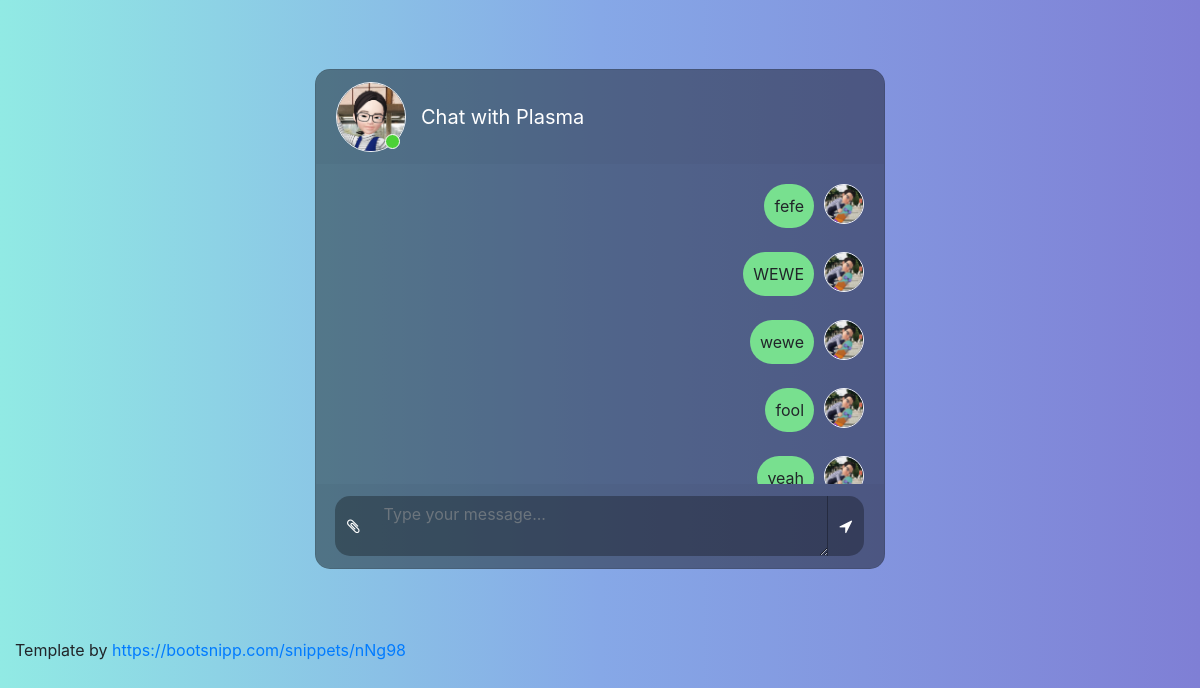
The app's page /, older data.
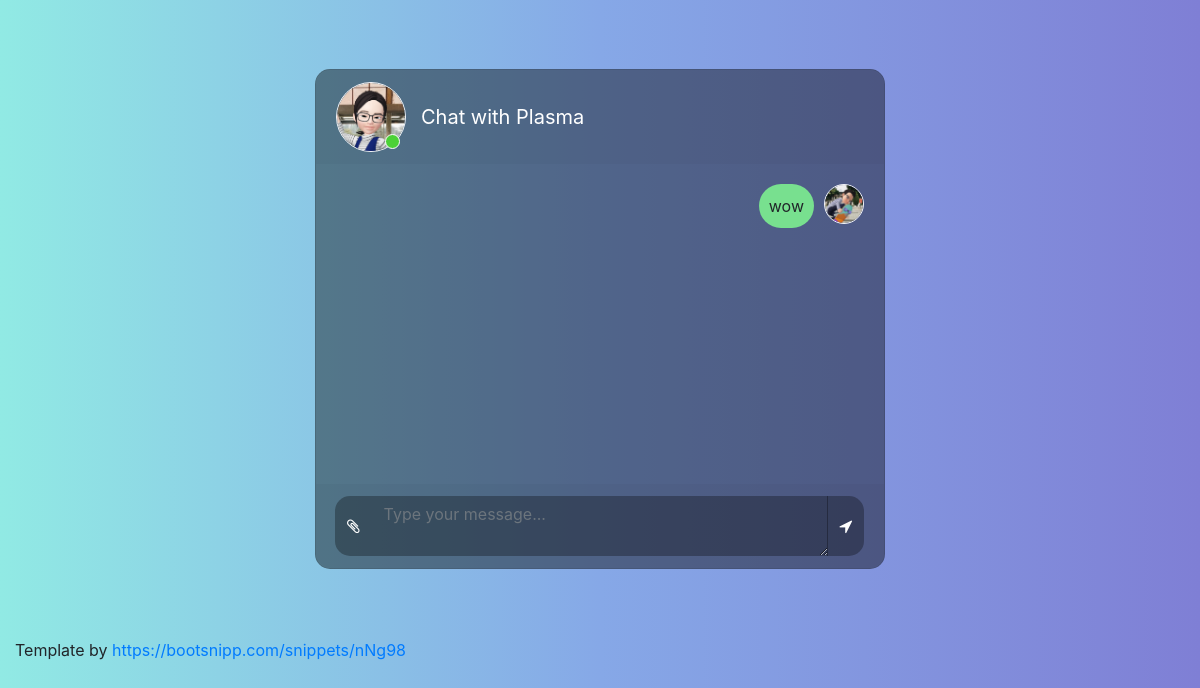
The same page, newer data.
### chats/models.py (models this page shows, shortened)
class Chat(models.Model):
    user            = models.CharField(max_length=100)
    message         = models.TextField()
    attachment      = models.ImageField(upload_to='images/attachment/')
    is_sent         = models.SmallIntegerField()
    created_at      = models.DateTimeField(auto_now_add=True)
    updated_at      = models.DateTimeField(auto_now_add=True)

### gettingstarted/views.py (the view)
# urls.py: path('',       Index.as_view(), name="home"),
class Index(CreateView):
    model = Chat
    form_class = ChatForm
    template_name = 'index.html'
    success_url = reverse_lazy('home')
    def get_context_data(self, **kwargs):
        context = super().get_context_data(**kwargs)
        context['chat_list'] = Chat.objects.all()
        return context

### chats/forms.py
class ChatForm(forms.ModelForm):
    attachment = forms.ImageField()
    user       = forms.CharField(widget=forms.HiddenInput(), initial="user", required=False)
    message    = forms.CharField(widget=forms.HiddenInput(), initial="-", required=False)
    is_sent    = forms.IntegerField(widget=forms.HiddenInput(), initial=0, required=False)
    class Meta:
        model  = Chat
        fields = ['attachment', 'user', 'message', 'is_sent']

### templates/index.html (shortened to what this page needs)
{% load static from staticfiles %}
<!DOCTYPE html>
<html>
	<head>
		<link rel="stylesheet" href="{% static 'css/bootstrap.min.css' %}">
		<link rel="stylesheet" href="{% static 'font-awesome/css/font-awesome.css' %}">
		<link rel="stylesheet" type="text/css" href="{% static 'css/jquery.mCustomScrollbar.min.css' %}">
		<link rel="stylesheet" href="{% static 'css/style.css' %}">
	</head>
	<body>
		<div class="container-fluid h-100">
			<div class="row justify-content-center h-100">
				<div class="col-md-8 col-xl-6 chat">
					<div class="card">
						<div class="card-header msg_head">
							<div class="d-flex bd-highlight">
								<div class="img_cont">
									<img src="{% static 'images/plasma.png' %}" class="rounded-circle user_img">
									<span class="online_icon"></span>
								</div>
								<div class="user_info">
									<span>Chat with Plasma</span>
								</div>
							</div>
						</div>
						<div class="card-body msg_card_body">
							{% for chat in chat_list %}
								{% if chat.user == "admin" %}
									<div class="d-flex justify-content-start mb-4">
										<div class="img_cont_msg">
											<img src="{% static 'images/plasma.png' %}" class="rounded-circle user_img_msg">
										</div>
										<div class="msg_cotainer">
											{% if chat.attachment %}
												<img src="{{ chat.attachment.url }}" width="150px" height="auto">
											{% else %}
												{{ chat.message }}
											{% endif %}
										</div>
									</div>
								{% else %}
								<div class="d-flex justify-content-end mb-4">
									<div class="msg_cotainer_send">
										{% if chat.attachment %}
											<img src="{{ chat.attachment.url }}" width="150px" height="auto">
										{% else %}
											{{ chat.message }}
										{% endif %}
									</div>
									<div class="img_cont_msg">
										<img src="{% static 'images/user.png' %}" class="rounded-circle user_img_msg">
									</div>
								</div>
								{% endif %}
							{% endfor %}
						</div>
						<div class="card-footer">
							<div class="input-group">
								<div class="input-group-append">
									<span class="input-group-text attach_btn"><i class="fa fa-paperclip"></i></span>
								</div>
								<textarea name="" class="form-control type_msg" placeholder="Type your message..."></textarea>
								<div class="input-group-append">
									<span class="input-group-text send_btn"><i class="fa fa-location-arrow"></i></span>
								</div>
							</div>
						</div>
					</div>
				</div>
				<div class="footer col-md-12 justify-content-center">
					Template by <a href="https://bootsnipp.com/snippets/nNg98">https://bootsnipp.com/snippets/nNg98</a>
				</div>
			</div>
		</div>
	</body>
</html>

### assets/css/style.css (style rules this page uses)
body, html { height: 100%; margin: 0; background: #7F7FD5; background: -webkit-linear-gradient(to right, #91EAE4, #86A8E7, #7F7FD5); background: linear-gradient(to right, #91EAE4, #86A8E7, #7F7FD5); }
.chat { margin-top: auto; margin-bottom: auto; }
.card { height: 500px; border-radius: 15px !important; background-color: rgba(0, 0, 0, 0.4) !important; }
.msg_card_body { overflow-y: auto; }
.card-header { border-radius: 15px 15px 0 0 !important; border-bottom: 0 !important; }
.card-footer { border-radius: 0 0 15px 15px !important; border-top: 0 !important; }
.type_msg { background-color: rgba(0, 0, 0, 0.3) !important; border: 0 !important; color: white !important; height: 60px !important; overflow-y: auto; }
.attach_btn { border-radius: 15px 0 0 15px !important; background-color: rgba(0, 0, 0, 0.3) !important; border: 0 !important; color: white !important; cursor: pointer; }
.send_btn { border-radius: 0 15px 15px 0 !important; background-color: rgba(0, 0, 0, 0.3) !important; border: 0 !important; color: white !important; cursor: pointer; }
.user_img { height: 70px; width: 70px; border: 1.5px solid #f5f6fa; }
.user_img_msg { height: 40px; width: 40px; border: 1.5px solid #f5f6fa; }
.img_cont { position: relative; height: 70px; width: 70px; }
.img_cont_msg { height: 40px; width: 40px; }
.online_icon { position: absolute; height: 15px; width: 15px; background-color: #4cd137; border-radius: 50%; bottom: 0.2em; right: 0.4em; border: 1.5px solid white; }
.user_info { margin-top: auto; margin-bottom: auto; margin-left: 15px; }
.user_info span { font-size: 20px; color: white; }
.msg_cotainer_send { margin-top: auto; margin-bottom: auto; margin-right: 10px; border-radius: 25px; background-color: #78e08f; padding: 10px; position: relative; }
.msg_head { position: relative; }

Row changes from the older to the newer data that the page shows:
removed Chat: message "fefe"
removed Chat: message "WEWE"
removed Chat: message "wewe"
removed Chat: message "fool"
removed Chat: message "yeah"
added Chat: message "wow"
